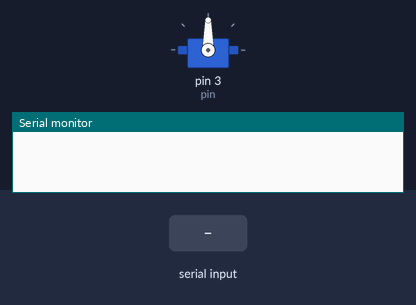
This sketch was run on a simulated Arduino Uno, built with avr-gcc and run on an emulated ATmega328P. Shown: servo, the last lines printed to the serial monitor. Inputs (shaded band) come from the test bench.

Above: at 1.2 s.
1.3 s: "1" received over Serial
At 2.39 s:
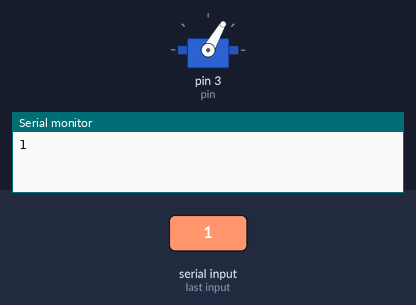
Timing chart, 0 to 4.5 s (numbered marks = the images above; inputs shaded):
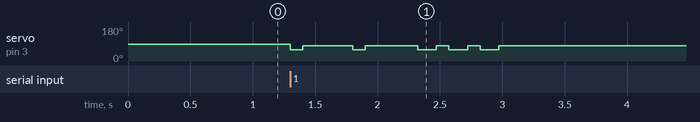

Measured:
- after the input at 1.3 s, servo on pin 3 (pin): 90° → 60° at once, → 80° 0.10 s later, → 60° 0.40 s later, → 80° 0.10 s later, … (10 changes in this stretch)

The sketch:

Cacerolazo_v1.ino
```cpp
 #include <Servo.h>

Servo motor;
int golpe = 80;
int pin = 3;
char DatoSerial;
int opcion = 0;
void setup() {
  motor.attach (pin);
  Serial.begin(9600);
}

void loop()
{
  if(Serial.available() > 0){

    DatoSerial = Serial.read();
    Serial.print(DatoSerial);
    if(DatoSerial == '1'){
      Golpear();
    }
  }
}

void Golpear(){

  golpe = 60;
  motor.write (golpe);
  delay(100);

  golpe = 80;
  motor.write (golpe);
  delay(400);

  golpe = 60;
  motor.write (golpe);
  delay(100);

  golpe = 80;
  motor.write (golpe);
  delay(420);

 golpe = 60;
  motor.write (golpe);
  delay(150);

  golpe = 80;
  motor.write (golpe);
  delay(100);

  golpe = 60;
  motor.write (golpe);
  delay(150);

  golpe = 80;
  motor.write (golpe);
  delay(100);

  golpe = 60;
  motor.write (golpe);
  delay(150);

  golpe = 80;
  motor.write (golpe);
  delay(400);
}
```
